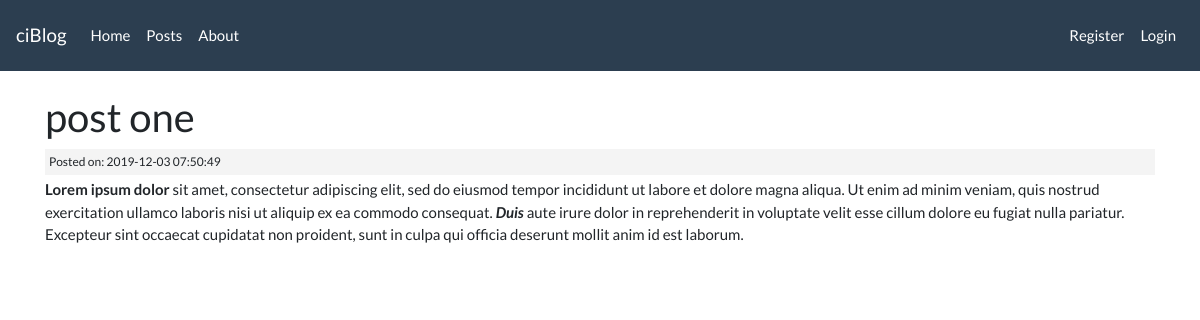
Page /posts/post-one on the committed database.
### tables this page shows
CREATE TABLE `posts` (
  `id` int(11) NOT NULL,
  `user_id` int(11) NOT NULL,
  `title` varchar(255) NOT NULL,
  `slug` varchar(255) NOT NULL,
  `body` text NOT NULL,
  `created_at` timestamp NOT NULL DEFAULT current_timestamp()
);

### application/controllers/Posts.php (called while the page is built, shortened)
<?php
    class Posts extends CI_Controller{
    public function view($slug = NULL){
    	$data['posts'] = $this->post_model->get_posts($slug);
    	$data['title'] = $data['posts']['title'];
    	$this->load->view('templates/header');
        $this->load->view('posts/view', $data);
        $this->load->view('templates/footer');
    }
}

### index.php (called while the page is built, shortened)
<?php
require_once BASEPATH.'core/CodeIgniter.php';

### application/models/Post_model.php (called while the page is built, shortened)
<?php
    class Post_model extends CI_Model{
        public function get_posts($slug = FALSE){
            $query = $this->db->get_where('posts', array('slug' => $slug));
            return $query->row_array();
        }
    }

### application/views/posts/view.php (the view, shortened to what this page needs)
<h2> <?php echo $posts['title']; ?> </h2>
<small class="post-date"> Posted on:
	<?php echo $posts['created_at']; ?>
</small>
<div>
	<?php echo $posts['body']; ?>
</div>

### assets/css/style.css (style rules this page uses)
.post-date { background: #f4f4f4; padding: 4px; margin: 3px 0; display: block; }

### rows in the picture
posts: title "post one", created_at "2019-12-03 07:50:49", body "Lorem ipsum dolor sit amet, consectetur adipiscing elit, sed do eiusmod tempor incididunt ut labore et dolore magna aliqua. Ut enim ad minim veniam, quis nostrud exercitation ullamco laboris nisi ut aliquip ex ea commodo consequat. Duis aute irure dolor in reprehenderit in voluptate velit esse cillum dolore eu fugiat nulla pariatur. Excepteur sint occaecat cupidatat non proident, sunt in culpa qui officia deserunt mollit anim id est laborum."
